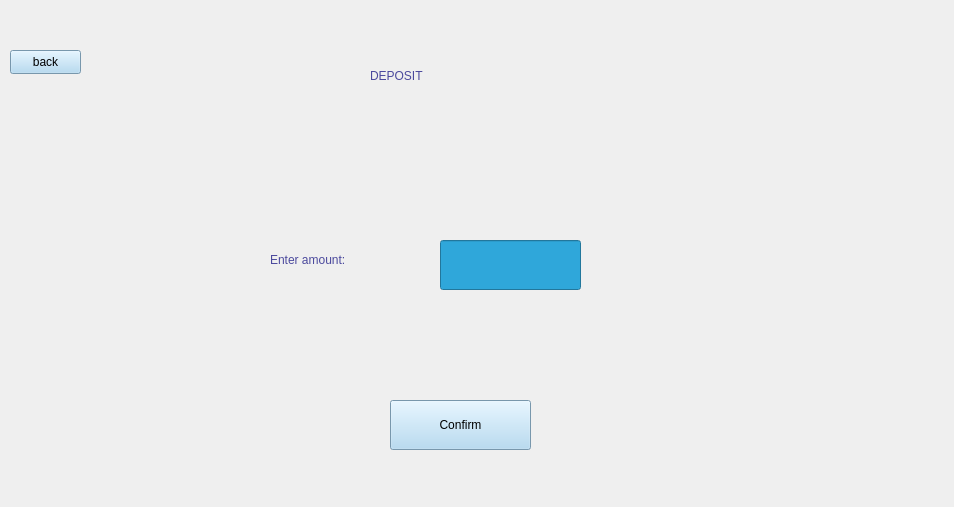
<?xml version="1.0" encoding="UTF-8"?>
<ui version="4.0">
 <class>Deposit</class>
 <widget class="QWidget" name="Deposit">
  <property name="geometry">
   <rect>
    <x>0</x>
    <y>0</y>
    <width>954</width>
    <height>507</height>
   </rect>
  </property>
  <property name="windowTitle">
   <string>Form</string>
  </property>
  <property name="styleSheet">
   <string notr="true"/>
  </property>
  <widget class="QStackedWidget" name="stackedWidget">
   <property name="geometry">
    <rect>
     <x>10</x>
     <y>10</y>
     <width>941</width>
     <height>491</height>
    </rect>
   </property>
   <widget class="QWidget" name="page">
    <widget class="QLabel" name="label">
     <property name="geometry">
      <rect>
       <x>360</x>
       <y>10</y>
       <width>461</width>
       <height>111</height>
      </rect>
     </property>
     <property name="styleSheet">
      <string notr="true">color: rgb(75, 73, 157);
font: 700 28pt &quot;Segoe UI&quot;;</string>
     </property>
     <property name="text">
      <string>DEPOSIT</string>
     </property>
    </widget>
    <widget class="QWidget" name="horizontalLayoutWidget">
     <property name="geometry">
      <rect>
       <x>60</x>
       <y>100</y>
       <width>371</width>
       <height>61</height>
      </rect>
     </property>
     <layout class="QHBoxLayout" name="horizontalLayout_2"/>
    </widget>
    <widget class="QPushButton" name="back">
     <property name="geometry">
      <rect>
       <x>0</x>
       <y>40</y>
       <width>71</width>
       <height>24</height>
      </rect>
     </property>
     <property name="styleSheet">
      <string notr="true">background-color: rgb(168, 212, 241);
font: 700 9pt &quot;Segoe UI&quot;;</string>
     </property>
     <property name="text">
      <string>back</string>
     </property>
    </widget>
    <widget class="QWidget" name="verticalLayoutWidget">
     <property name="geometry">
      <rect>
       <x>110</x>
       <y>340</y>
       <width>171</width>
       <height>80</height>
      </rect>
     </property>
     <layout class="QVBoxLayout" name="verticalLayout_2"/>
    </widget>
    <widget class="QPushButton" name="pushButton_3">
     <property name="geometry">
      <rect>
       <x>380</x>
       <y>390</y>
       <width>141</width>
       <height>50</height>
      </rect>
     </property>
     <property name="styleSheet">
      <string notr="true">background-color: rgb(168, 212, 241);
font: 700 9pt &quot;Segoe UI&quot;;</string>
     </property>
     <property name="text">
      <string>Confirm</string>
     </property>
    </widget>
    <widget class="QLabel" name="label_3">
     <property name="geometry">
      <rect>
       <x>260</x>
       <y>220</y>
       <width>167</width>
       <height>59</height>
      </rect>
     </property>
     <property name="styleSheet">
      <string notr="true">color: rgb(75, 73, 157);
font: 700 15pt &quot;Segoe UI&quot;;</string>
     </property>
     <property name="text">
      <string>Enter amount:</string>
     </property>
    </widget>
    <widget class="QLineEdit" name="lineEdit_2">
     <property name="geometry">
      <rect>
       <x>430</x>
       <y>230</y>
       <width>141</width>
       <height>50</height>
      </rect>
     </property>
     <property name="styleSheet">
      <string notr="true">background-color: rgb(47, 167, 218);</string>
     </property>
    </widget>
   </widget>
  </widget>
 </widget>
 <resources/>
 <connections/>
</ui>
